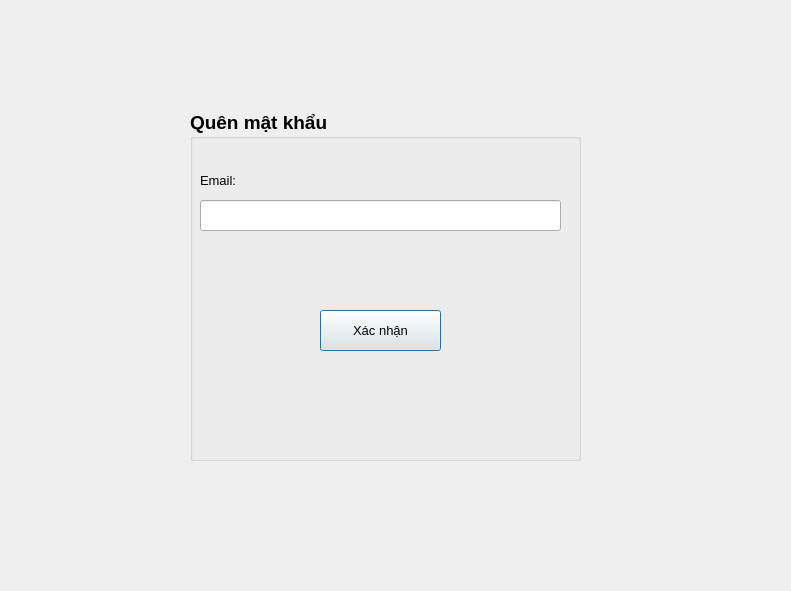
<?xml version="1.0" encoding="UTF-8"?>
<ui version="4.0">
 <class>Dialog</class>
 <widget class="QDialog" name="Dialog">
  <property name="geometry">
   <rect>
    <x>0</x>
    <y>0</y>
    <width>791</width>
    <height>591</height>
   </rect>
  </property>
  <property name="windowTitle">
   <string>Dialog</string>
  </property>
  <widget class="QGroupBox" name="groupBox">
   <property name="geometry">
    <rect>
     <x>190</x>
     <y>110</y>
     <width>391</width>
     <height>351</height>
    </rect>
   </property>
   <property name="font">
    <font>
     <pointsize>14</pointsize>
     <weight>75</weight>
     <bold>true</bold>
    </font>
   </property>
   <property name="title">
    <string>Quên mật khẩu</string>
   </property>
   <widget class="QLabel" name="label">
    <property name="geometry">
     <rect>
      <x>10</x>
      <y>60</y>
      <width>81</width>
      <height>21</height>
     </rect>
    </property>
    <property name="font">
     <font>
      <pointsize>10</pointsize>
      <weight>50</weight>
      <bold>false</bold>
     </font>
    </property>
    <property name="text">
     <string>Email:</string>
    </property>
   </widget>
   <widget class="QLineEdit" name="txtEmail">
    <property name="geometry">
     <rect>
      <x>10</x>
      <y>90</y>
      <width>361</width>
      <height>31</height>
     </rect>
    </property>
   </widget>
   <widget class="QLabel" name="txtNewMK">
    <property name="geometry">
     <rect>
      <x>110</x>
      <y>140</y>
      <width>141</width>
      <height>21</height>
     </rect>
    </property>
    <property name="font">
     <font>
      <pointsize>10</pointsize>
      <weight>50</weight>
      <bold>false</bold>
     </font>
    </property>
    <property name="text">
     <string/>
    </property>
   </widget>
   <widget class="QPushButton" name="pushButton">
    <property name="geometry">
     <rect>
      <x>130</x>
      <y>200</y>
      <width>121</width>
      <height>41</height>
     </rect>
    </property>
    <property name="font">
     <font>
      <pointsize>10</pointsize>
      <weight>50</weight>
      <bold>false</bold>
     </font>
    </property>
    <property name="text">
     <string>Xác nhận</string>
    </property>
   </widget>
  </widget>
 </widget>
 <resources/>
 <connections/>
</ui>
